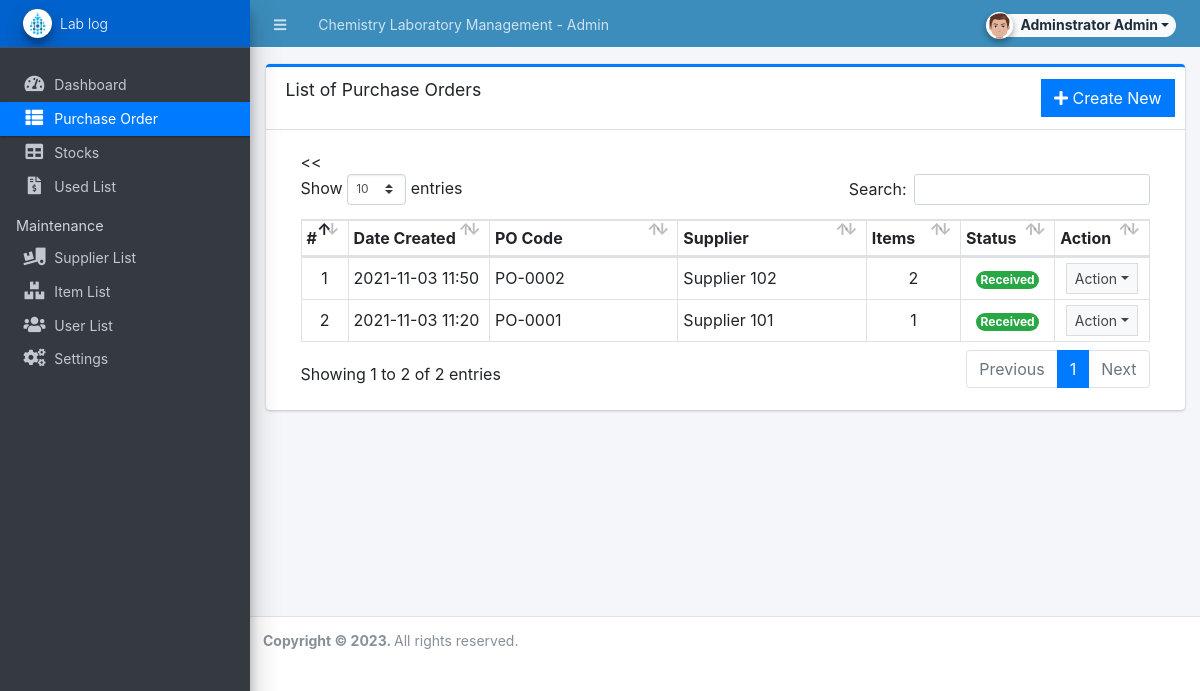
Page /admin/?page=purchase_order (signed in) on the committed database.
### tables this page shows
CREATE TABLE `purchase_order_list` (
  `id` int(30) NOT NULL,
  `po_code` varchar(50) NOT NULL,
  `supplier_id` int(30) NOT NULL,
  `amount` float NOT NULL,
  `discount_perc` float NOT NULL DEFAULT 0,
  `discount` float NOT NULL DEFAULT 0,
  `tax_perc` float NOT NULL DEFAULT 0,
  `tax` float NOT NULL DEFAULT 0,
  `remarks` text NOT NULL,
  `status` tinyint(4) NOT NULL DEFAULT 0 COMMENT '0 = pending, 1 = partially received, 2 =received',
  `date_created` datetime NOT NULL DEFAULT current_timestamp(),
  `date_updated` datetime NOT NULL DEFAULT current_timestamp() ON UPDATE current_timestamp()
);

CREATE TABLE `supplier_list` (
  `id` int(30) NOT NULL,
  `name` text NOT NULL,
  `address` text NOT NULL,
  `cperson` text NOT NULL,
  `contact` text NOT NULL,
  `status` tinyint(1) NOT NULL DEFAULT 1,
  `date_created` datetime NOT NULL DEFAULT current_timestamp(),
  `date_updated` datetime NOT NULL DEFAULT current_timestamp() ON UPDATE current_timestamp()
);

### admin/purchase_order/index.php (the view, shortened to what this page needs)
<div class="card card-outline card-primary">
	<div class="card-header">
		<h3 class="card-title">List of Purchase Orders</h3>
        <div class="card-tools">
			<a href="<?php echo base_url ?>admin/?page=purchase_order/manage_po" class="btn btn-flat btn-primary"><span class="fas fa-plus"></span>  Create New</a>
		</div>
	</div>
	<div class="card-body">
		<div class="container-fluid">
        <div class="container-fluid">
			<table class="table table-bordered table-stripped">
                    <colgroup>
                        <col width="5%">
                        <col width="15%">
                        <col width="20%">
                        <col width="20%">
                        <col width="10%">
                        <col width="10%">
                        <col width="10%">
                    </colgroup>
                    <thead>
                        <tr>
                            <th>#</th>
                            <th>Date Created</th>
                            <th>PO Code</th>
                            <th>Supplier</th>
                            <th>Items</th>
                            <th>Status</th>
                            <th>Action</th>
                        </tr>
                    </thead>
                    <tbody>
                        <?php
                        $i = 1;
                        $qry = $conn->query("SELECT p.*, s.name as supplier FROM `purchase_order_list` p inner join supplier_list s on p.supplier_id = s.id order by p.`date_created` desc");
                        while($row = $qry->fetch_assoc()):
                            $row['items'] = $conn->query("SELECT count(item_id) as `items` FROM `po_items` where po_id = '{$row['id']}' ")->fetch_assoc()['items'];
                        ?>
                            <tr>
                                <td class="text-center"><?php echo $i++; ?></td>
                                <td><?php echo date("Y-m-d H:i",strtotime($row['date_created'])) ?></td>
                                <<td><?php echo $row['po_code'] ?></td>
                                <td><?php echo $row['supplier'] ?></td>
                                <td class="text-center"><?php echo number_format($row['items']) ?></td>
                                <td class="text-center">
                                    <?php if($row['status'] == 0): ?>
                                        <span class="badge badge-primary rounded-pill">Pending</span>
                                    <?php elseif($row['status'] == 1): ?>
                                        <span class="badge badge-warning rounded-pill">Partially received</span>
                                        <?php elseif($row['status'] == 2): ?>
                                        <span class="badge badge-success rounded-pill">Received</span>
                                    <?php else: ?>
                                        <span class="badge badge-danger rounded-pill">N/A</span>
                                    <?php endif; ?>
                                </td>
                                <td align="center">
                                    <button type="button" class="btn btn-flat btn-default btn-sm dropdown-toggle dropdown-icon" data-toggle="dropdown">
                                            Action
                                    </button>
                                </td>
                            </tr>
                        <?php endwhile; ?>
                    </tbody>
                </table>
		</div>
		</div>
	</div>
</div>

### rows in the picture
purchase_order_list: date_created "2021-11-03 11:50", po_code "PO-0002", supplier.name "Supplier 102", items "2", status "Received"
purchase_order_list: date_created "2021-11-03 11:20", po_code "PO-0001", supplier.name "Supplier 101", items "1", status "Received"

### other values in the picture
$_settings->info('name') "Chemistry Laboratory Management"
$_settings->userdata('firstname').' '.$_settings->userdata('lastname') "Adminstrator Admin"
$_settings->info('short_name') "Lab log"
